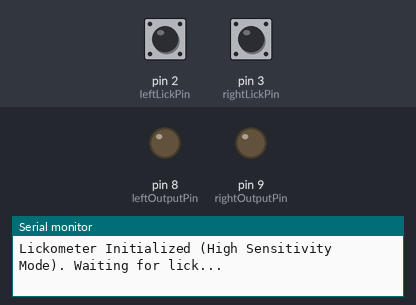
A sketch run on a simulated Arduino Uno, built with avr-gcc and run on an emulated ATmega328P. On the bench: output pins drawn as LEDs (lit = HIGH), the last lines printed to the serial monitor. Inputs (shaded band) come from the test bench; at power-on: pin 2 (leftLickPin) HIGH, pin 3 (rightLickPin) HIGH.

Above: at 1.2 s.
1.3 s: pin 2 (leftLickPin) pulled LOW for 0.15 s
At 1.37 s:
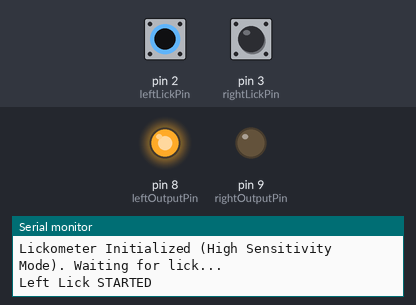
2.9 s: pin 3 (rightLickPin) pulled LOW for 0.15 s
At 2.97 s:
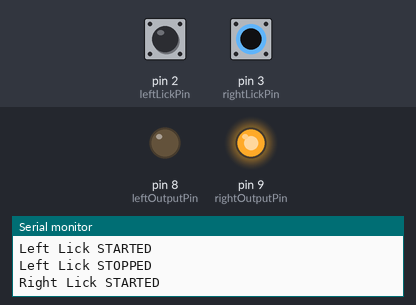
4.5 s: pin 3 (rightLickPin) pulled LOW for 3.2 s
At 8.4 s:
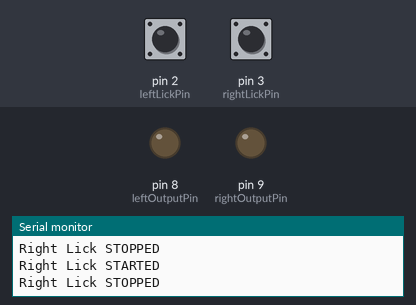
9.2 s: pin 2 (leftLickPin) pulled LOW for 3.2 s
At 9.5 s:
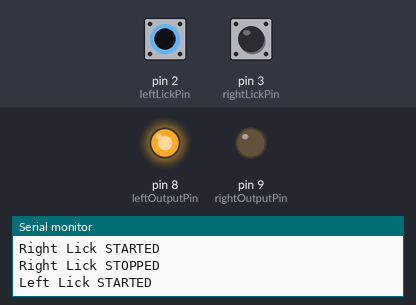
13.9 s: pin 2 (leftLickPin) driven LOW and pin 3 (rightLickPin) driven LOW
At 14.3 s:
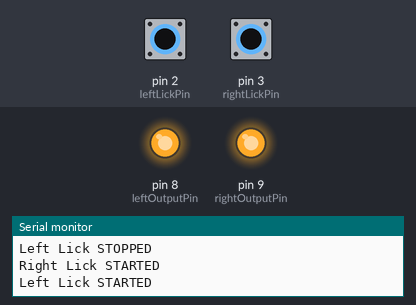
Timing chart, 0 to 16.4 s (numbered marks = the images above; inputs shaded):
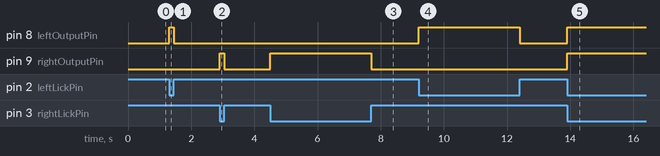

Measured:
- after the input at 1.3 s, pin 8 (leftOutputPin): LOW → HIGH at once, → LOW 0.15 s later
- after the input at 2.9 s, pin 9 (rightOutputPin): LOW → HIGH at once, → LOW 0.15 s later
- after the input at 4.5 s, pin 9 (rightOutputPin): LOW → HIGH at once, → LOW 3.2 s later
- after the input at 9.2 s, pin 8 (leftOutputPin): LOW → HIGH at once, → LOW 3.2 s later
- after the input at 13.9 s, pin 8 (leftOutputPin), pin 9 (rightOutputPin): LOW → HIGH at once

The sketch:

detector_board.ino
```cpp
/*
 * Lickometer with State-Change Detection and External Pull-up Resistors
 *
 * Hardware Requirements:
 * - Left Side: A 10MΩ resistor is connected between Pin 2 and 5V. The lick spout is connected to Pin 2.
 * - Right Side: A 10MΩ resistor is connected between Pin 3 and 5V. The lick spout is connected to Pin 3.
 * - The metal floor plate is connected to GND.
 *
 * Functionality:
 * - Utilizes high-resistance external pull-up resistors to significantly increase detection sensitivity.
 * - Sends serial messages only at the start and end of a lick action to avoid flooding the serial monitor and ensure clear output.
 */

// --- Pin Definitions ---
const int leftLickPin = 2;
const int rightLickPin = 3;
const int leftOutputPin = 8;
const int rightOutputPin = 9;

// --- Variables for State-Change Detection ---
// Stores the pin state from the previous loop, initialized to HIGH (not licking)
int lastLeftLickState = HIGH;
int lastRightLickState = HIGH;

// --- Mandatory setup function ---
void setup() {
  Serial.begin(9600);
  Serial.println("Lickometer Initialized (High Sensitivity Mode). Waiting for lick...");

  // --- Configure Pin Modes ---
  // Must be set to INPUT mode because we are using external pull-up resistors
  pinMode(leftLickPin, INPUT);
  pinMode(rightLickPin, INPUT);

  // Output pin settings remain unchanged
  pinMode(leftOutputPin, OUTPUT);
  pinMode(rightOutputPin, OUTPUT);

  // Ensure no 5V signal is output in the initial state
  digitalWrite(leftOutputPin, LOW);
  digitalWrite(rightOutputPin, LOW);
}

// --- Mandatory loop function ---
void loop() {
  // --- Left Lick Detection ---
  int currentLeftLickState = digitalRead(leftLickPin);

  // Check if the current state is different from the last one
  if (currentLeftLickState != lastLeftLickState) {
    // If the state has changed and it's from HIGH to LOW (lick started)
    if (currentLeftLickState == LOW) {
      digitalWrite(leftOutputPin, HIGH);
      Serial.println("Left Lick STARTED"); // Print only once at the start
    }
    // If it's from LOW to HIGH (lick stopped)
    else {
      digitalWrite(leftOutputPin, LOW);
      Serial.println("Left Lick STOPPED"); // Print once when it stops
    }
    // Update the last state to prepare for the next comparison
    lastLeftLickState = currentLeftLickState;
  }

  // --- Right Lick Detection (same logic as above) ---
  int currentRightLickState = digitalRead(rightLickPin);

  if (currentRightLickState != lastRightLickState) {
    if (currentRightLickState == LOW) {
      digitalWrite(rightOutputPin, HIGH);
      Serial.println("Right Lick STARTED");
    } else {
      digitalWrite(rightOutputPin, LOW);
      Serial.println("Right Lick STOPPED");
    }
    // Update the last state to prepare for the next comparison
    lastRightLickState = currentRightLickState;
  }
}
```
